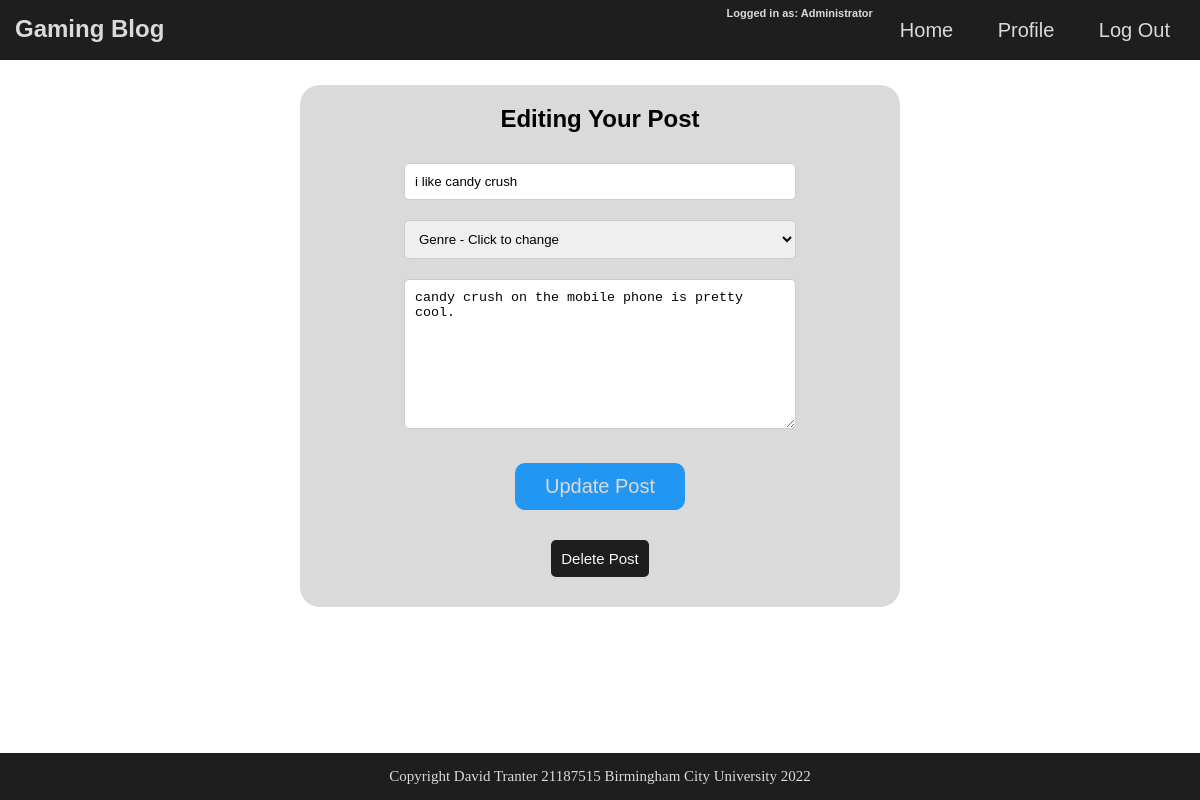
The app's page /BlogWebsite/editPost.php?post_ID=7 (signed in) with its own data.
### tables this page shows
CREATE TABLE `posts` (
  `post_ID` int(10) NOT NULL,
  `user_ID` int(5) NOT NULL,
  `genre_ID` int(2) NOT NULL,
  `date_posted` date NOT NULL,
  `post_main` text NOT NULL,
  `post_title` varchar(50) NOT NULL
);

### BlogWebsite/editPost.php (the view, shortened to what this page needs)
<?php
    include_once 'header.php';
?>
<?php
    include_once 'includes/connect.php';
?>
<?php
    if(!isset($_GET['post_ID'])) {
        header("Location: index.php");
    }
    else{
        $selected_post_ID = $_GET['post_ID'];
    }
?>
<div class="main">
    <div class="signup_login">
        <?php
            $sql = "SELECT posts.post_ID, posts.post_title, posts.post_main, posts.date_posted, game_genres.genre_name, game_genres.genre_ID
            FROM posts
            INNER JOIN game_genres on posts.genre_ID = game_genres.genre_ID
            WHERE posts.post_ID = $selected_post_ID";
            $result = $conn->query($sql);
            $row = $result->fetch_assoc();
        ?>
        <h2 class="form_heading">
            Editing Your Post
        </h2>
        <form action="editPost.php?post_ID=<?php echo $_GET['post_ID']?>" method="post" name="form1">
            <input type='text' name='post_title' placeholder="Title" value="<?php echo $row['post_title']; ?>" required>
            <select name="genre_ID">
            <option value="<?php echo $row['genre_ID'] ?>">Genre - Click to change </option>
            </select>
            <textarea class="post_txt" type="post" name="post_main" placeholder="Post Here..." required><?php echo $row['post_main']?></textarea>
            <div id="button">
                <button type='submit' name='submit'> Update Post </button>
            </div>
            <div id="del_button">
                <button id='delete_button' type='delete' name='delete'> Delete Post </button>
            </div>
        </form>
    </div>
</div>
<?php
    include_once 'footer.php';
?>

### BlogWebsite/styles/main.css (style rules this page uses)
* { padding: 0; margin: 0; text-decoration: none; list-style: none; box-sizing: border-box; }
.main { margin: 0 auto; margin-top: 60px; min-height: calc(100vh - 60px - 47px - 15px); justify-content: center; padding-top: 25px; }
.signup_login { text-align: center; background-color: #dadada; border-radius: 20px; padding: 20px; width: 50%; margin-left: 25%; margin-bottom: 25px; transition: all .3s; }
.form_heading { font-family: 'Franklin Gothic Medium', 'Arial Narrow', Arial, sans-serif; padding-bottom: 20px; }
input[type=text], select, textarea { align-self: center; width: 70%; padding: 10px; border: 1px solid #ccc; border-radius: 5px; resize: vertical; margin: 10px; }
input[type=email], select, textarea { align-self: center; width: 70%; padding: 10px; border: 1px solid #ccc; border-radius: 5px; resize: vertical; margin: 10px; }
input[type=password], select, textarea { align-self: center; width: 70%; padding: 10px; border: 1px solid #ccc; border-radius: 5px; resize: vertical; margin: 10px; }
button[type=submit] { padding: 12px 30px; margin: 20px; border-radius: 10px; border: none; cursor: pointer; background: #2196F3; color: #dadada; font-family: Arial, Helvetica, sans-serif; font-size: 20px; }
.post_txt { width: 70%; min-height: 150px; }
button[type=delete] { padding: 10px; margin: 10px; border-radius: 5px; border: none; cursor: pointer; background: #1e1e1e; color: #f6f6f6; font-family: Arial, Helvetica, sans-serif; font-size: 15px; }

### records on screen
posts: post_title "i like candy crush", post_main "candy crush on the mobile phone is pretty cool."

### other values on screen
$_SESSION["username"] "Administrator"
